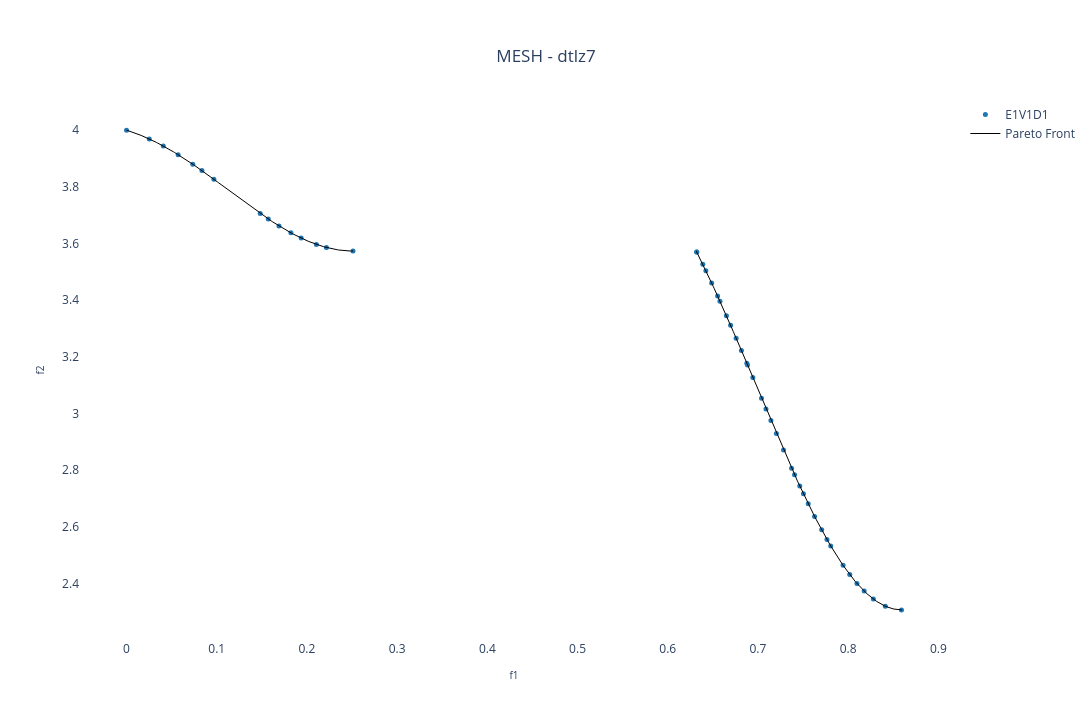

The notebook cell this image was saved under:
### Markdown cell above
## Benchmark 2D:

### Code cell
pareto_front = []
position_dim = 10 # Number of variables
n_pareto_points = 1000 # Number of Pareto points to be generated

experiment_name = "dtlz7"

# Choosing the files
choose_global_best_attribution_type = [0] # [0, 1, 2, 3]
choose_dm_pool_type = [0] # [0, 1, 2]
choose_de_mutation_type = [0] # [0, 1, 2, 3, 4]

# Name of chosen files
file_names = [
        f"E{i+1}V{j+1}D{k+1}_{experiment_name}.pkl"
        for i in choose_global_best_attribution_type
        for j in choose_dm_pool_type
        for k in choose_de_mutation_type
    ]
num_dataset = len(file_names) # Number of dataset

##### Color setup #####
solid_colors = [mcolors.to_hex(cm.tab10(i)) for i in range(num_dataset + 1)] # List with solid colors
colorscales = pc.named_colorscales() # List of color scales
num_scales = len(colorscales)
#######################

##### Marker setup #####
marker_symbols = ['circle', 'circle-open', 'cross', 'diamond', 'diamond-open', 'square', 'square-open', 'x']
num_symbols = len(marker_symbols)
#######################

for i in range(num_dataset):
  with open("../result/" + file_names[i], "rb") as f:
    r = pickle.load(f)
    pareto_front.append(
      go.Scatter(x=r['combined'][1][:,0],
                   y=r['combined'][1][:,1],
                   mode='markers', marker=dict(size=5, symbol=marker_symbols[i % num_symbols], color=solid_colors[i]), #r['combined'][1][:,1], colorscale=colorscales[(i+1) % num_scales]),
                   name=file_names[i][:6],
                   showlegend=True)
    )

# Creating a subplot
fig = go.Figure()

for i in range(num_dataset):
    fig.add_trace(pareto_front[i])

# Setting layout
fig.update_layout(
    showlegend=True,
    xaxis=dict(title=dict(text='f1', font=dict(size=10))),
    yaxis=dict(title=dict(text='f2', font=dict(size=10))),
    title=dict(
        text='MESH - ' + experiment_name,
        x=0.5,  # Centering the title
        xanchor='center',
        yanchor='top'
    ),
    #margin=dict(l=0, r=0, b=0, t=0), # Rearrange the margin
    width=1520,   # Figure width (pixels)
    height=720,  # Figure height (pixels)
    paper_bgcolor="white",
    plot_bgcolor='white'
)

# Plotting the Pareto front
real_pareto_front = get_pareto(experiment_name, n_pareto_points, position_dim, 2)
fig.add_trace(
	go.Scatter(x=real_pareto_front[:,0],
		y=real_pareto_front[:,1],
		mode='lines', line=dict(width=1, color='black'),
		name='Pareto Front',
		showlegend=(i==0)
		)
	)

# Showing the figure
fig.show()

### Figure 1 — Plotly figure (JSON) as saved in the notebook; plotly's stock layout.template omitted (floating-point values rounded to 4 significant figures; data arrays with more than 128 entries replaced by an {"elided": "..."} marker saying what was removed)
{"data": [{"marker": {"color": "#1f77b4", "size": 5, "symbol": "circle"}, "mode": "markers", "name": "E1V1D1", "showlegend": true, "type": "scatter", "x": [0, 0.02523, 0.04078, 0.05722, 0.07347, 0.08359, 0.09685, 0.1482, 0.1571, 0.169, 0.1822, 0.1936, 0.2105, 0.2216, 0.2511, 0.6321, 0.6322, 0.6389, 0.6423, 0.6487, 0.6553, 0.6579, 0.6651, 0.6697, 0.6758, 0.6817, 0.6877, 0.6884, 0.6943, 0.7039, 0.7089, 0.7144, 0.7205, 0.7284, 0.7373, 0.7406, 0.7464, 0.7505, 0.7558, 0.7628, 0.7706, 0.7765, 0.7807, 0.7944, 0.8018, 0.8098, 0.8178, 0.828, 0.8412, 0.8591], "y": [4, 3.969, 3.944, 3.913, 3.88, 3.857, 3.827, 3.706, 3.686, 3.662, 3.638, 3.619, 3.597, 3.586, 3.573, 3.57, 3.57, 3.527, 3.504, 3.461, 3.415, 3.396, 3.345, 3.311, 3.266, 3.222, 3.177, 3.171, 3.127, 3.054, 3.016, 2.975, 2.93, 2.872, 2.807, 2.784, 2.744, 2.717, 2.682, 2.637, 2.589, 2.556, 2.533, 2.464, 2.432, 2.4, 2.373, 2.345, 2.32, 2.307]}, {"line": {"color": "black", "width": 1}, "mode": "lines", "name": "Pareto Front", "showlegend": true, "type": "scatter", "x": {"elided": "482 float values"}, "y": {"elided": "482 float values"}}], "layout": {"height": 720, "paper_bgcolor": "white", "plot_bgcolor": "white", "showlegend": true, "title": {"text": "MESH - dtlz7", "x": 0.5, "xanchor": "center", "yanchor": "top"}, "width": 1520, "xaxis": {"title": {"font": {"size": 10}, "text": "f1"}}, "yaxis": {"title": {"font": {"size": 10}, "text": "f2"}}}}
